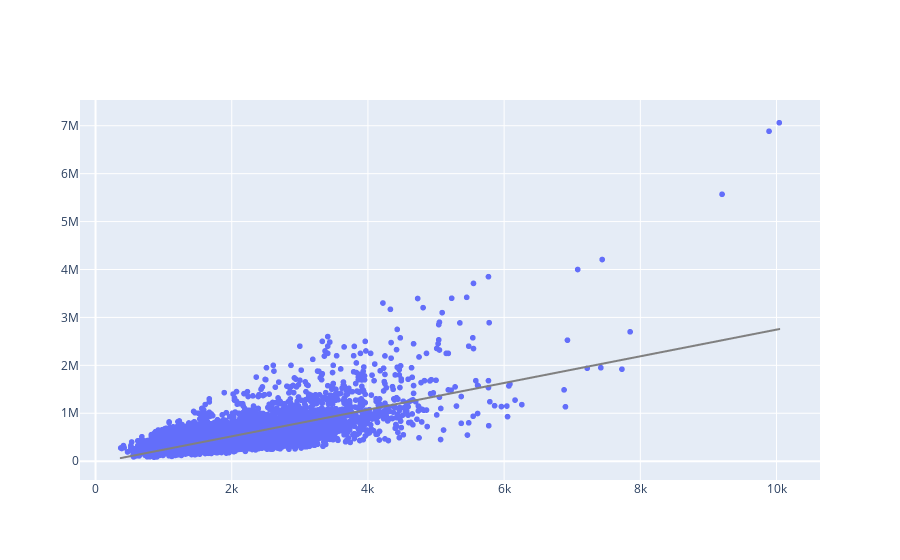

Notebook source saved alongside this figure:
### Code cell
# Grafico com base de dados de teste
grafico1 = px.scatter(x=X_casas_teste.ravel(), y= y_casas_teste)
grafico2 = px.line(x=X_casas_teste.ravel(), y = previsor_casas)
grafico2.data[0].line.color='gray'
grafico3 = go.Figure(data=grafico1.data +grafico2.data) #para concatenar os dados dos graficos
grafico3

### Figure 1 — Plotly figure (JSON) as saved in the notebook; plotly's stock layout.template omitted (floating-point values rounded to 4 significant figures; data arrays with more than 128 entries replaced by an {"elided": "..."} marker saying what was removed)
{"data": [{"hovertemplate": "x=%{x}<br>y=%{y}<extra></extra>", "legendgroup": "", "marker": {"color": "#636efa", "symbol": "circle"}, "mode": "markers", "name": "", "showlegend": false, "type": "scattergl", "x": {"elided": "6484 int values"}, "xaxis": "x", "y": {"elided": "6484 int values"}, "yaxis": "y"}, {"hovertemplate": "x=%{x}<br>y=%{y}<extra></extra>", "legendgroup": "", "line": {"color": "gray", "dash": "solid"}, "marker": {"symbol": "circle"}, "mode": "lines", "name": "", "showlegend": false, "type": "scattergl", "x": {"elided": "6484 int values"}, "xaxis": "x", "y": {"elided": "6484 float values"}, "yaxis": "y"}], "layout": {}}
